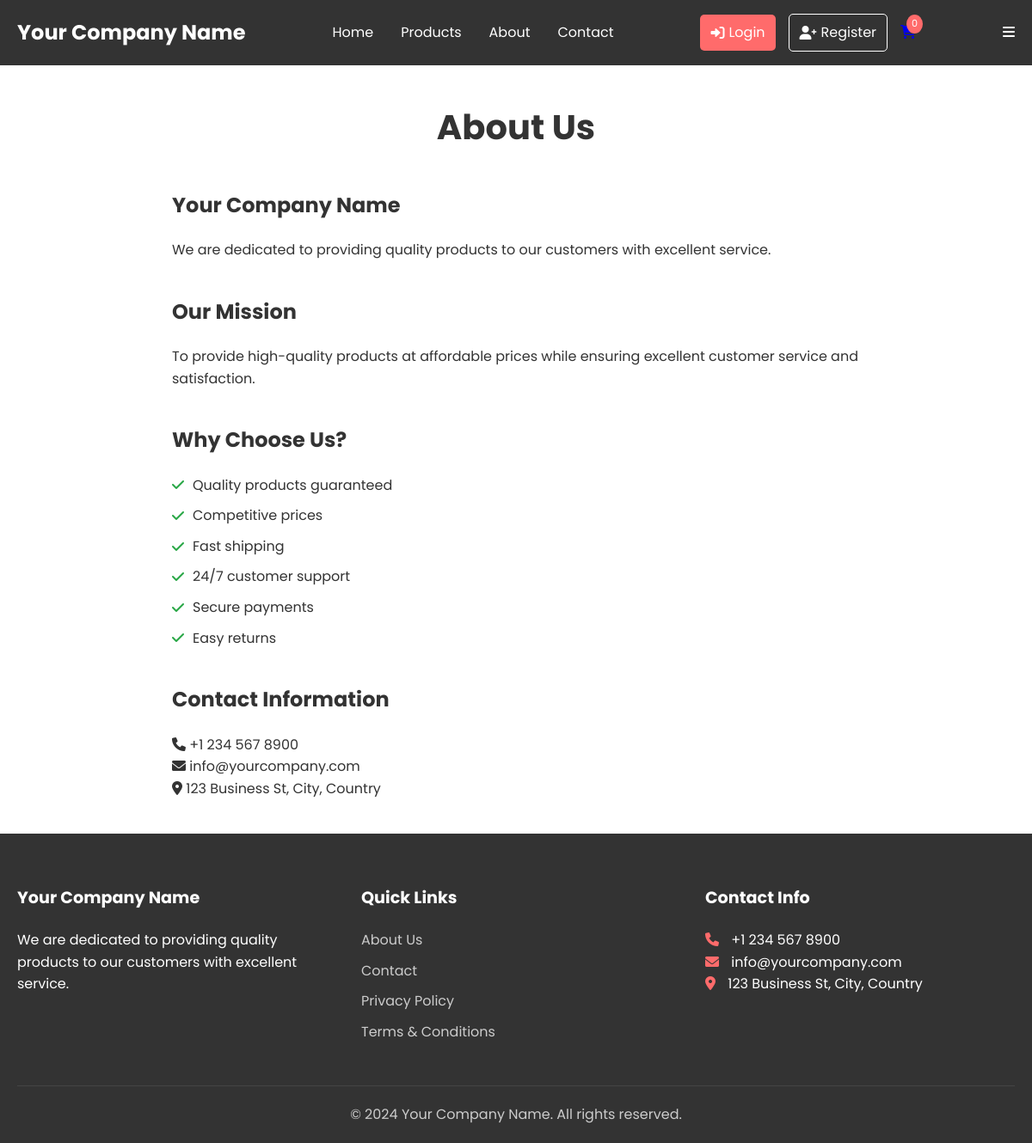
Page /about.php on the committed database.
### tables this page shows
CREATE TABLE `company_info` (
  `id` int(11) NOT NULL,
  `company_name` varchar(255) DEFAULT NULL,
  `company_email` varchar(255) DEFAULT NULL,
  `company_phone` varchar(20) DEFAULT NULL,
  `company_address` text DEFAULT NULL,
  `company_about` text DEFAULT NULL
);

### includes/config.php (called while the page is built, shortened)
<?php
$conn = mysqli_connect(DB_HOST, DB_USER, DB_PASS, DB_NAME);
$company_query = "SELECT * FROM company_info LIMIT 1";
$company_result = mysqli_query($conn, $company_query);
$company = mysqli_fetch_assoc($company_result);

### includes/auth.php (called while the page is built, shortened)
<?php
require_once 'config.php';
function isLoggedIn() {
    return isset($_SESSION['logged_in']) && $_SESSION['logged_in'] === true;
}

### about.php (the view)
<?php
require_once 'includes/config.php';
?>
<?php include 'includes/header.php'; ?>
<div class="container">
    <h1 class="page-title">About Us</h1>
    <div class="about-content">
        <div class="about-section">
            <h2><?php echo $company['company_name']; ?></h2>
            <p><?php echo $company['company_about']; ?></p>
        </div>
        <div class="about-section">
            <h2>Our Mission</h2>
            <p>To provide high-quality products at affordable prices while ensuring excellent customer service and satisfaction.</p>
        </div>
        <div class="about-section">
            <h2>Why Choose Us?</h2>
            <ul class="benefits-list">
                <li><i class="fas fa-check"></i> Quality products guaranteed</li>
                <li><i class="fas fa-check"></i> Competitive prices</li>
                <li><i class="fas fa-check"></i> Fast shipping</li>
                <li><i class="fas fa-check"></i> 24/7 customer support</li>
                <li><i class="fas fa-check"></i> Secure payments</li>
                <li><i class="fas fa-check"></i> Easy returns</li>
            </ul>
        </div>
        <div class="about-section">
            <h2>Contact Information</h2>
            <div class="contact-info">
                <p><i class="fas fa-phone"></i> <?php echo $company['company_phone']; ?></p>
                <p><i class="fas fa-envelope"></i> <?php echo $company['company_email']; ?></p>
                <p><i class="fas fa-map-marker-alt"></i> <?php echo $company['company_address']; ?></p>
            </div>
        </div>
    </div>
</div>
<?php include 'includes/footer.php';

### includes/header.php (shortened to what this page needs)
<?php
require_once 'includes/auth.php';
?>
<!DOCTYPE html>
<html lang="en">
<head>
    <link rel="stylesheet" href="assets/css/style.css">
    <link rel="stylesheet" href="https://cdnjs.cloudflare.com/ajax/libs/font-awesome/6.0.0/css/all.min.css">
</head>
<body>
    <header>
        <nav class="navbar">
            <div class="container">
                <div class="nav-brand">
                    <a href="index.php"><?php echo $company['company_name']; ?></a>
                </div>
                <ul class="nav-menu">
                    <li><a href="index.php">Home</a></li>
                    <li><a href="products.php">Products</a></li>
                    <li><a href="about.php">About</a></li>
                    <li><a href="contact.php">Contact</a></li>
                </ul>
                <div class="nav-user-cart">
                    <?php if (isLoggedIn()): ?>
                    <div class="nav-user-dropdown">
                        <a href="javascript:void(0)" class="nav-user">
                            <i class="fas fa-user-circle"></i>
                            <span><?php echo htmlspecialchars($_SESSION['user_name'] ?? $_SESSION['username']); ?></span>
                            <i class="fas fa-chevron-down"></i>
                        </a>
                        <div class="dropdown-content">
                            <a href="profile.php">
                                <i class="fas fa-user"></i> My Profile
                            </a>
                            <a href="my-orders.php">
                                <i class="fas fa-shopping-bag"></i> My Orders
                            </a>
                            <a href="profile.php#password">
                                <i class="fas fa-key"></i> Change Password
                            </a>
                            <div class="dropdown-divider"></div>
                            <a href="logout.php" class="logout-link">
                                <i class="fas fa-sign-out-alt"></i> Logout
                            </a>
                        </div>
                    </div>
                    <?php else: ?>
                    <a href="login.php" class="nav-login">
                        <i class="fas fa-sign-in-alt"></i> Login
                    </a>
                    <a href="register.php" class="nav-register">
                        <i class="fas fa-user-plus"></i> Register
                    </a>
                    <?php endif; ?>
                    <a href="cart.php" class="nav-cart">
                        <i class="fas fa-shopping-cart"></i>
                        <span class="cart-count">
                            <?php echo isset($_SESSION['cart']) ? array_sum($_SESSION['cart']) : 0; ?>
                        </span>
                    </a>
                </div>
                <div class="mobile-menu-btn" onclick="toggleMobileMenu()">
                    <i class="fas fa-bars"></i>
                </div>
            </div>
        </nav>
    </header>
    <main>

### includes/footer.php (shortened to what this page needs)
    </main>
    <footer class="footer">
        <div class="container">
            <div class="footer-content">
                <div class="footer-section">
                    <h3><?php echo $company['company_name']; ?></h3>
                    <p><?php echo $company['company_about']; ?></p>
                </div>
                <div class="footer-section">
                    <h3>Quick Links</h3>
                    <ul>
                        <li><a href="about.php">About Us</a></li>
                        <li><a href="contact.php">Contact</a></li>
                        <li><a href="#">Privacy Policy</a></li>
                        <li><a href="#">Terms & Conditions</a></li>
                    </ul>
                </div>
                <div class="footer-section">
                    <h3>Contact Info</h3>
                    <p><i class="fas fa-phone"></i> <?php echo $company['company_phone']; ?></p>
                    <p><i class="fas fa-envelope"></i> <?php echo $company['company_email']; ?></p>
                    <p><i class="fas fa-map-marker-alt"></i> <?php echo $company['company_address']; ?></p>
                </div>
            </div>
            <div class="footer-bottom">
                <p>&copy; 2024 <?php echo $company['company_name']; ?>. All rights reserved.</p>
            </div>
        </div>
    </footer>
</body>
</html>

### assets/css/style.css (style rules this page uses)
* { margin: 0; padding: 0; box-sizing: border-box; }
body { font-family: 'Poppins', sans-serif; line-height: 1.6; color: #333; min-height: 100vh; display: flex; flex-direction: column; }
.container { max-width: 1200px; margin: 0 auto; padding: 0 20px; width: 100%; }
.navbar { background: #333; color: white; padding: 1rem 0; position: sticky; top: 0; z-index: 1000; }
.navbar .container { display: flex; justify-content: space-between; align-items: center; }
.nav-brand a { color: white; text-decoration: none; font-size: 1.5rem; font-weight: bold; }
.nav-menu { display: flex; list-style: none; gap: 2rem; }
.nav-menu a { color: white; text-decoration: none; transition: color 0.3s; }
.nav-cart { position: relative; }
.cart-count { position: absolute; top: -8px; right: -8px; background: #ff6b6b; color: white; font-size: 0.7rem; padding: 2px 6px; border-radius: 50%; }
.footer { background: #333; color: white; padding: 60px 0 20px; margin-top: auto; }
.footer-content { display: grid; grid-template-columns: repeat(auto-fit, minmax(250px, 1fr)); gap: 40px; margin-bottom: 40px; }
.footer-section h3 { margin-bottom: 20px; font-size: 1.2rem; }
.footer-section ul { list-style: none; }
.footer-section ul li { margin-bottom: 10px; }
.footer-section a { color: #ccc; text-decoration: none; transition: color 0.3s; }
.footer-section i { margin-right: 10px; color: #ff6b6b; }
.footer-bottom { text-align: center; padding-top: 20px; border-top: 1px solid #444; color: #ccc; }
.about-content { max-width: 800px; margin: 40px auto; }
.about-section { margin-bottom: 40px; }
.about-section h2 { margin-bottom: 20px; color: #333; }
.benefits-list { list-style: none; }
.benefits-list li { margin-bottom: 10px; display: flex; align-items: center; gap: 10px; }
.benefits-list i { color: #28a745; }
.page-title { text-align: center; margin: 40px 0; font-size: 2.5rem; color: #333; }
.nav-user-cart { display: flex; align-items: center; gap: 15px; }
.nav-login, .nav-register { color: white; text-decoration: none; padding: 8px 12px; border-radius: 5px; transition: all 0.3s; display: flex; align-items: center; gap: 5px; }
.nav-login { background: #ff6b6b; }
.nav-register { background: transparent; border: 1px solid white; }

### rows in the picture
company_info: company_name "Your Company Name", company_about "We are dedicated to providing quality products to our customers with excellent service.", company_phone "+1 234 567 8900", company_email "info@yourcompany.com", company_address "123 Business St, City, Country"
